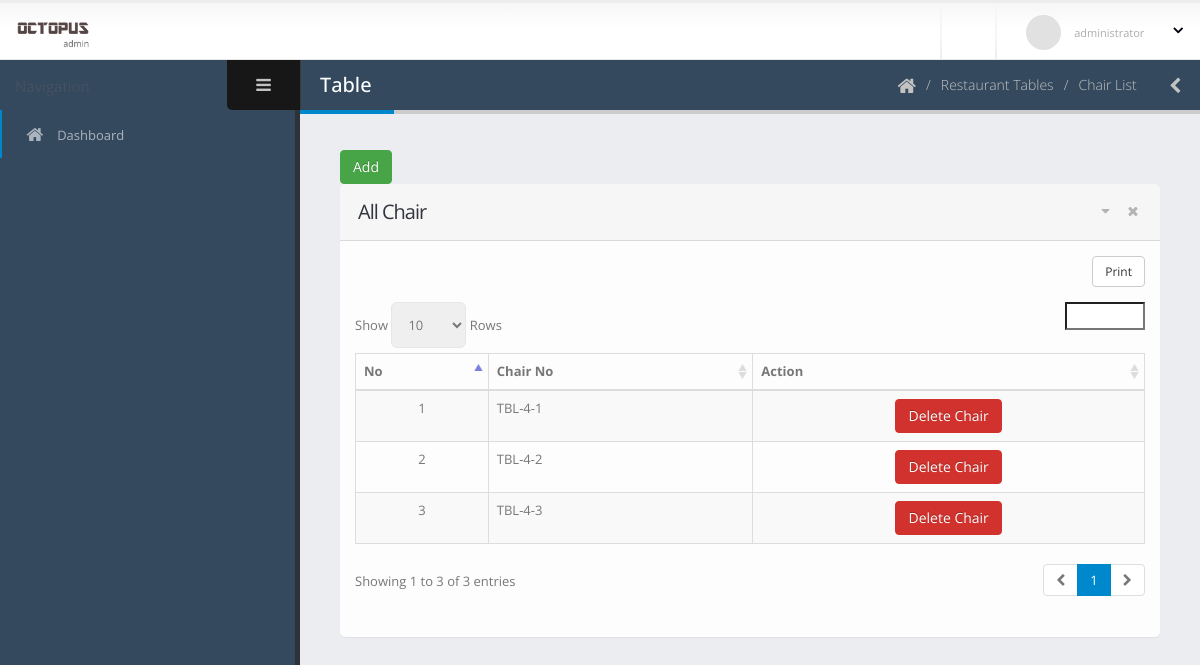
Before: /dashboard/view-chair-list.php?table_id=6 (signed in) with the older database file.
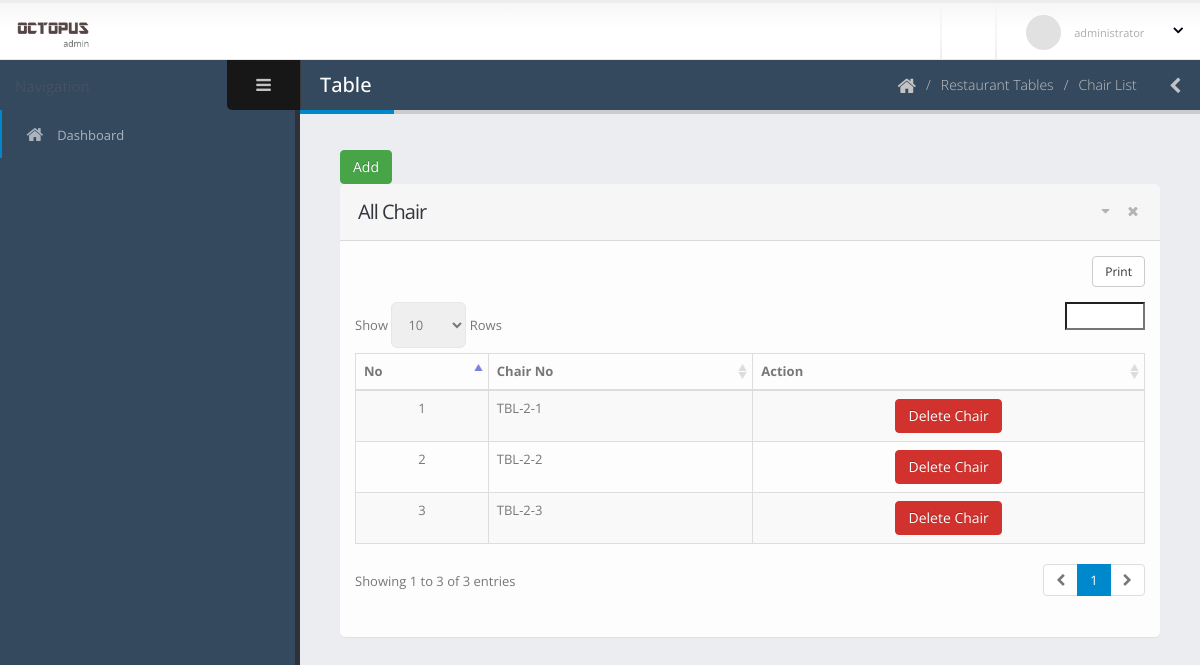
After: the same page with the newer database file.
### tables this page shows
CREATE TABLE `restaurant_chair` (
  `id` int(11) NOT NULL,
  `tbl_id` int(11) DEFAULT NULL,
  `chair_no` varchar(30) DEFAULT NULL
);

### dashboard/view-chair-list.php (the view, shortened to what this page needs)
<?php include 'template/header.php';
?>
	<body>
		<section class="body">
			<?php include 'template/top-bar.php'; ?>
			<div class="inner-wrapper">
				<?php include 'template/left-bar.php'; ?>
				<section role="main" class="content-body">
					<header class="page-header">
						<h2>Table</h2>
						<div class="right-wrapper pull-right">
							<ol class="breadcrumbs">
								<li>
									<a href="index.php">
										<i class="fa fa-home"></i>
									</a>
								</li>
								<li><span>Restaurant Tables</span></li>
								<li><span>Chair List</span></li>
							</ol>
							<a class="sidebar-right-toggle" data-open="sidebar-right"><i class="fa fa-chevron-left"></i></a>
						</div>
					</header>
						<section class="panel">
							<a href="#exampleModal" class="btn btn-success"  data-toggle="modal" >Add</a>
							<header class="panel-heading">
								<div class="panel-actions">
									<a href="#" class="fa fa-caret-down"></a>
									<a href="#" class="fa fa-times"></a>
								</div>
								<h2 class="panel-title">All Chair</h2>
							</header>
							<div class="panel-body">
								<table class="table table-bordered table-striped mb-none" id="datatable-tabletools" data-swf-path="assets/vendor/jquery-datatables/extras/TableTools/swf/copy_csv_xls_pdf.swf">
									<thead>
										<tr>
											<th>No</th>
											<th>Chair No</th>
											<th class="hidden-phone">Action</th>
										</tr>
									</thead>
									<tbody>
										<?php
										$count = 1;
										$con = connect();
										$tbl_id = $_GET['table_id'];
										$sql = "SELECT * FROM `restaurant_chair` WHERE tbl_id = '$tbl_id' ;";
										$result = $con->query($sql);
										foreach ($result as $r) {
										?>
										<tr class="gradeX">
											<td class="center hidden-phone"><?php echo $count; ?></td>
											<td><?php echo $r['chair_no']; ?></td>
											<td class="center hidden-phone">
												<a href="delete-chair.php?chair_id=<?php echo $r['id'];?>&tbl_id=<?php echo $tbl_id;?>" class="btn btn-danger"  onclick="if (!Done()) return false; ">Delete Chair</a>
											</td>
										</tr>
										<?php $count++; } ?>
									</tbody>
								</table>
							</div>
						</section>
				</section>
			</div>
		</section>
	</body>
</html>

Changed rows visible on the page:
no longer on this page (row edited): restaurant_chair: chair_no "TBL-4-1"
no longer on this page (row edited): restaurant_chair: chair_no "TBL-4-2"
no longer on this page (row edited): restaurant_chair: chair_no "TBL-4-3"
added restaurant_chair: chair_no "TBL-2-1"
now on this page (row edited): restaurant_chair: chair_no "TBL-2-2"
now on this page (row edited): restaurant_chair: chair_no "TBL-2-3"
